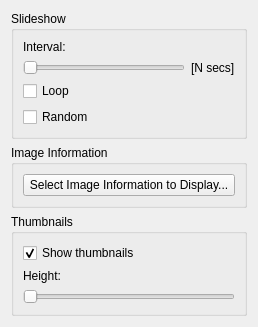
<?xml version="1.0" encoding="UTF-8"?>
<ui version="4.0">
 <class>FullScreenConfigWidget</class>
 <widget class="QWidget" name="FullScreenConfigWidget">
  <property name="geometry">
   <rect>
    <x>0</x>
    <y>0</y>
    <width>258</width>
    <height>312</height>
   </rect>
  </property>
  <property name="styleSheet">
   <string notr="true"/>
  </property>
  <layout class="QVBoxLayout" name="verticalLayout">
   <item>
    <widget class="QGroupBox" name="groupBox">
     <property name="title">
      <string>Slideshow</string>
     </property>
     <property name="flat">
      <bool>true</bool>
     </property>
     <layout class="QVBoxLayout" name="verticalLayout_4">
      <item>
       <widget class="QLabel" name="label">
        <property name="text">
         <string>Interval:</string>
        </property>
        <property name="buddy">
         <cstring>mSlideShowIntervalSlider</cstring>
        </property>
       </widget>
      </item>
      <item>
       <layout class="QHBoxLayout" name="horizontalLayout">
        <item>
         <widget class="QSlider" name="mSlideShowIntervalSlider">
          <property name="minimum">
           <number>2</number>
          </property>
          <property name="maximum">
           <number>60</number>
          </property>
          <property name="orientation">
           <enum>Qt::Horizontal</enum>
          </property>
         </widget>
        </item>
        <item>
         <widget class="QLabel" name="mSlideShowIntervalLabel">
          <property name="sizePolicy">
           <sizepolicy hsizetype="Fixed" vsizetype="Preferred">
            <horstretch>0</horstretch>
            <verstretch>0</verstretch>
           </sizepolicy>
          </property>
          <property name="minimumSize">
           <size>
            <width>30</width>
            <height>0</height>
           </size>
          </property>
          <property name="text">
           <string notr="true">[N secs]</string>
          </property>
         </widget>
        </item>
       </layout>
      </item>
      <item>
       <widget class="QCheckBox" name="mSlideShowLoopCheckBox">
        <property name="text">
         <string>Loop</string>
        </property>
       </widget>
      </item>
      <item>
       <widget class="QCheckBox" name="mSlideShowRandomCheckBox">
        <property name="text">
         <string>Random</string>
        </property>
       </widget>
      </item>
     </layout>
    </widget>
   </item>
   <item>
    <widget class="QGroupBox" name="groupBox_2">
     <property name="title">
      <string>Image Information</string>
     </property>
     <property name="flat">
      <bool>true</bool>
     </property>
     <layout class="QVBoxLayout" name="verticalLayout_3">
      <item>
       <widget class="QPushButton" name="mConfigureDisplayedInformationButton">
        <property name="text">
         <string>Select Image Information to Display...</string>
        </property>
       </widget>
      </item>
     </layout>
    </widget>
   </item>
   <item>
    <widget class="QGroupBox" name="mThumbnailGroupBox">
     <property name="title">
      <string>Thumbnails</string>
     </property>
     <property name="flat">
      <bool>true</bool>
     </property>
     <layout class="QVBoxLayout" name="verticalLayout_2">
      <item>
       <widget class="QCheckBox" name="mShowThumbnailsCheckBox">
        <property name="text">
         <string>Show thumbnails</string>
        </property>
        <property name="checked">
         <bool>true</bool>
        </property>
       </widget>
      </item>
      <item>
       <widget class="QLabel" name="label_5">
        <property name="text">
         <string>Height:</string>
        </property>
        <property name="buddy">
         <cstring>mHeightSlider</cstring>
        </property>
       </widget>
      </item>
      <item>
       <widget class="QSlider" name="mHeightSlider">
        <property name="sizePolicy">
         <sizepolicy hsizetype="Expanding" vsizetype="Fixed">
          <horstretch>0</horstretch>
          <verstretch>0</verstretch>
         </sizepolicy>
        </property>
        <property name="minimumSize">
         <size>
          <width>204</width>
          <height>0</height>
         </size>
        </property>
        <property name="minimum">
         <number>70</number>
        </property>
        <property name="maximum">
         <number>256</number>
        </property>
        <property name="value">
         <number>70</number>
        </property>
        <property name="orientation">
         <enum>Qt::Horizontal</enum>
        </property>
       </widget>
      </item>
     </layout>
    </widget>
   </item>
  </layout>
 </widget>
 <tabstops>
  <tabstop>mSlideShowIntervalSlider</tabstop>
  <tabstop>mSlideShowLoopCheckBox</tabstop>
  <tabstop>mSlideShowRandomCheckBox</tabstop>
  <tabstop>mConfigureDisplayedInformationButton</tabstop>
  <tabstop>mShowThumbnailsCheckBox</tabstop>
  <tabstop>mHeightSlider</tabstop>
 </tabstops>
 <connections>
  <connection>
   <sender>mShowThumbnailsCheckBox</sender>
   <signal>toggled(bool)</signal>
   <receiver>mHeightSlider</receiver>
   <slot>setEnabled(bool)</slot>
   <hints>
    <hint type="sourcelabel">
     <x>137</x>
     <y>328</y>
    </hint>
    <hint type="destinationlabel">
     <x>156</x>
     <y>362</y>
    </hint>
   </hints>
  </connection>
  <connection>
   <sender>mShowThumbnailsCheckBox</sender>
   <signal>toggled(bool)</signal>
   <receiver>label_5</receiver>
   <slot>setEnabled(bool)</slot>
   <hints>
    <hint type="sourcelabel">
     <x>94</x>
     <y>332</y>
    </hint>
    <hint type="destinationlabel">
     <x>85</x>
     <y>354</y>
    </hint>
   </hints>
  </connection>
 </connections>
</ui>
